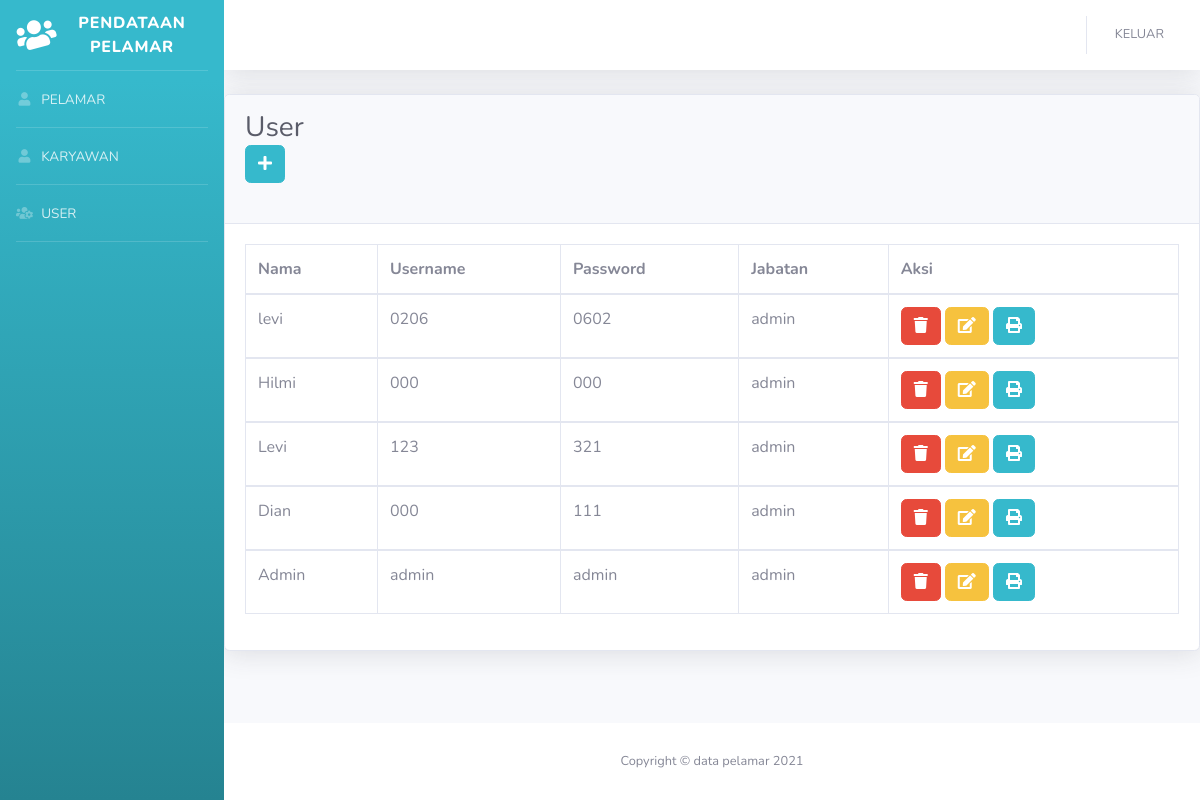
The page /index.php/user on the database as committed earlier.
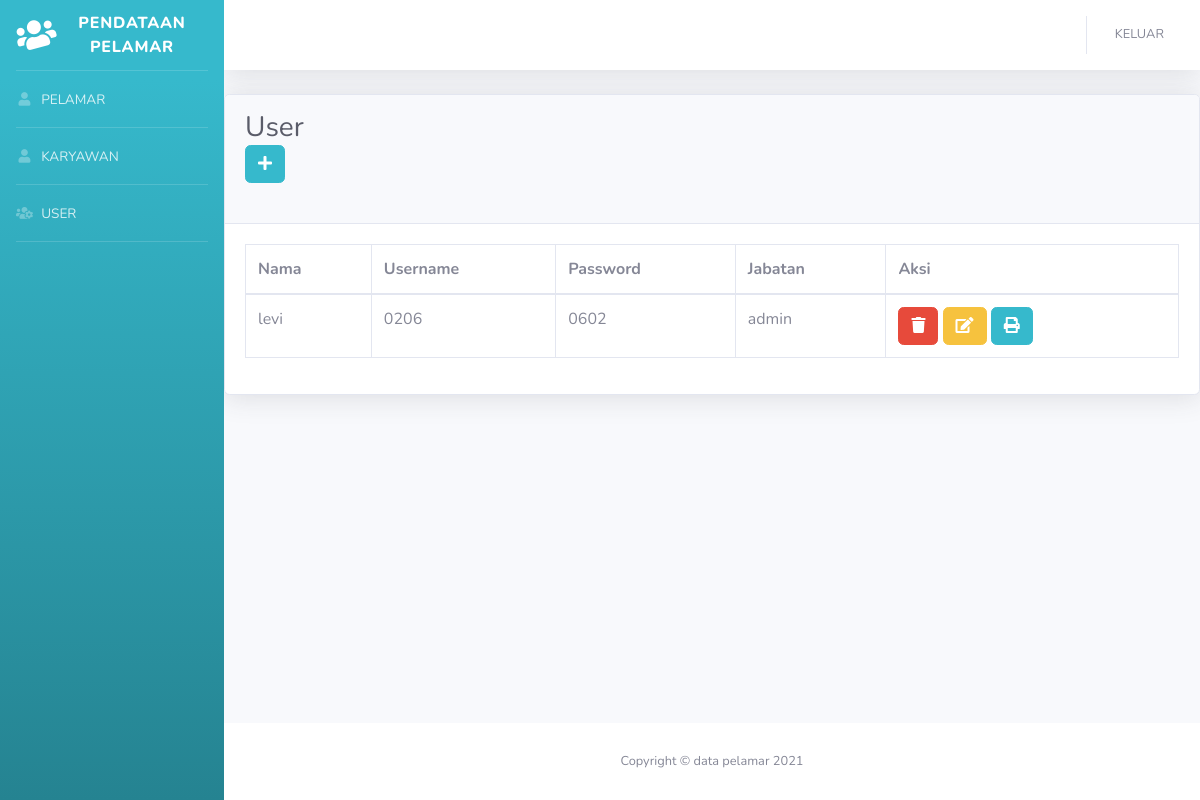
The same page on the database as committed later.
### tables this page shows
CREATE TABLE `tbl_user` (
  `id` int(8) NOT NULL,
  `nama_user` varchar(50) NOT NULL,
  `username` varchar(50) NOT NULL,
  `password` varchar(50) NOT NULL,
  `level` enum('admin','user') NOT NULL
);

### application/controllers/User.php (called while the page is built, shortened)
<?php
class User extends CI_Controller {
    function __construct()
    {
        $this->load->model('User_model', 'um');
    }
    function index()
    {
        $data['user'] = $this->um->user();
        $this->load->view('template/header');
        $this->load->view('admin/user', $data);
        $this->load->view('template/footer');
    }
}

### index.php (called while the page is built, shortened)
<?php
require_once BASEPATH.'core/CodeIgniter.php';

### application/models/User_model.php (called while the page is built, shortened)
<?php
class User_model extends CI_Model {
    function user()
    {
        return $this->db->get('tbl_user')->result();
    }
}

### application/views/admin/user.php (the view, shortened to what this page needs)
<div class="card shadow mb-4">
            <div class="card-header py-3">
                <h1 class="h3 mb-4 text-gray-800">User
                <div class="table-responsive">
                <a href="<?= base_url('User/tambah')?>">
                <button class="btn btn-info btn-"><i class="fa fa-plus"></i></button>
                </a>
            </div>
            <div class="card-body">
                <div class="table-responsive">
                    <table class="table table-bordered" id="dataTable" width="100%" cellspacing="0">
                        <thead>
                            <tr>
                                <th>Nama</th>
                                <th>Username</th>
                                <th>Password</th>
                                <th>Jabatan</th>
                                <th>Aksi</th>
                            </tr>
                        </thead>
                        <?php
                       foreach($user as $um):
                       ?>
                        <tbody>
                            <td><?= $um->nama_user ?></td>
                            <td><?= $um->username ?></td>
                            <td><?= $um->password ?></td>
                            <td><?= $um->level ?></td>
                            <td>
                            <a href="<?= base_url('User/hapus_u/'.$um->id)?>">
                            <button class="btn btn-danger btn-"><i class="fa fa-trash"></i></button>
                            </a>
                            <a href="<?= base_url('User/edit_u/'. $um->id)?>">
                            <button class="btn btn-warning btn-"><i class="fa fa-edit"></i></button>
                            </a>
                            <a href="<?=base_url("User/print_user/".$um->id)?>" class="btn btn-info btn-"><i class="fa fa-print"></i></a>
                            </td>
                        </tbody>
                        <?php
                        endforeach;
                        ?>
                    </table>
                </div>
            </div>
        </div>
    </div>

### application/views/template/header.php (shortened to what this page needs)
<!DOCTYPE html>
<html lang="en">
<head>
    <link href="<?= base_url('template/') ?>vendor/fontawesome-free/css/all.min.css" rel="stylesheet" type="text/css">
    <link href="<?= base_url('template/') ?>css/sb-admin-2.min.css" rel="stylesheet">
</head>
<body id="page-top">
    <div id="wrapper">
        <ul class="navbar-nav bg-gradient-info sidebar sidebar-dark accordion" id="accordionSidebar">
            <a class="sidebar-brand d-flex align-items-center justify-content-center" >
                <div class="sidebar-brand-icon rotate-n-15">
                <i class="fas fa-fw fa-users"></i>
                </div>
                <div class="sidebar-brand-text mx-3">PENDATAAN PELAMAR</div>
            </a>
            <hr class="sidebar-divider my-0">
            <li class="nav-item">
                <a class="nav-link" href="<?= base_url('Pelamar/index') ?>">
                    <i class="fas fa-fw fa-user"></i>
                    <span>PELAMAR</span></a>
            </li>
            <hr class="sidebar-divider my-0">
             <li class="nav-item">
                <a class="nav-link" href="<?= base_url('Karyawan/index') ?>">
                    <i class="fas fa-fw fa-user"></i>
                    <span>KARYAWAN</span></a>
            </li>
            <hr class="sidebar-divider my-0">
             <li class="nav-item">
                <a class="nav-link" href="<?= base_url('User/index') ?>">
                    <i class="fas fa-fw fa-users-cog"></i>
                    <span>USER</span></a>
            </li>
            <hr class="sidebar-divider my-0">
        </ul>
        <div id="content-wrapper" class="d-flex flex-column">
            <div id="content">
                <nav class="navbar navbar-expand navbar-light bg-white topbar mb-4 static-top shadow">
                    <ul class="navbar-nav ml-auto">
                        <li class="nav-item dropdown no-arrow">
                            <a class="nav-link dropdown-toggle" href="#" id="userDropdown" role="button"
                                data-toggle="dropdown" aria-haspopup="true" aria-expanded="false">
                                <span class="mr-2 d-none d-lg-inline text-gray-600 small">KELUAR</span>
                            </a>
                        </li>
                    </ul>
                </nav>

### application/views/template/footer.php (shortened to what this page needs)
            <footer class="sticky-footer bg-white">
                <div class="container my-auto">
                    <div class="copyright text-center my-auto">
                        <span>Copyright &copy; data pelamar 2021</span>
                    </div>
                </div>
            </footer>
        </div>
    </div>
</body>
</html>

Rows that differ between the two databases and show on the page:
removed tbl_user: nama_user "Hilmi", username "000", password "000", level "admin"
removed tbl_user: nama_user "Levi", username "123", password "321", level "admin"
removed tbl_user: nama_user "Dian", username "000", password "111", level "admin"
removed tbl_user: nama_user "Admin", username "admin", password "admin", level "admin"
